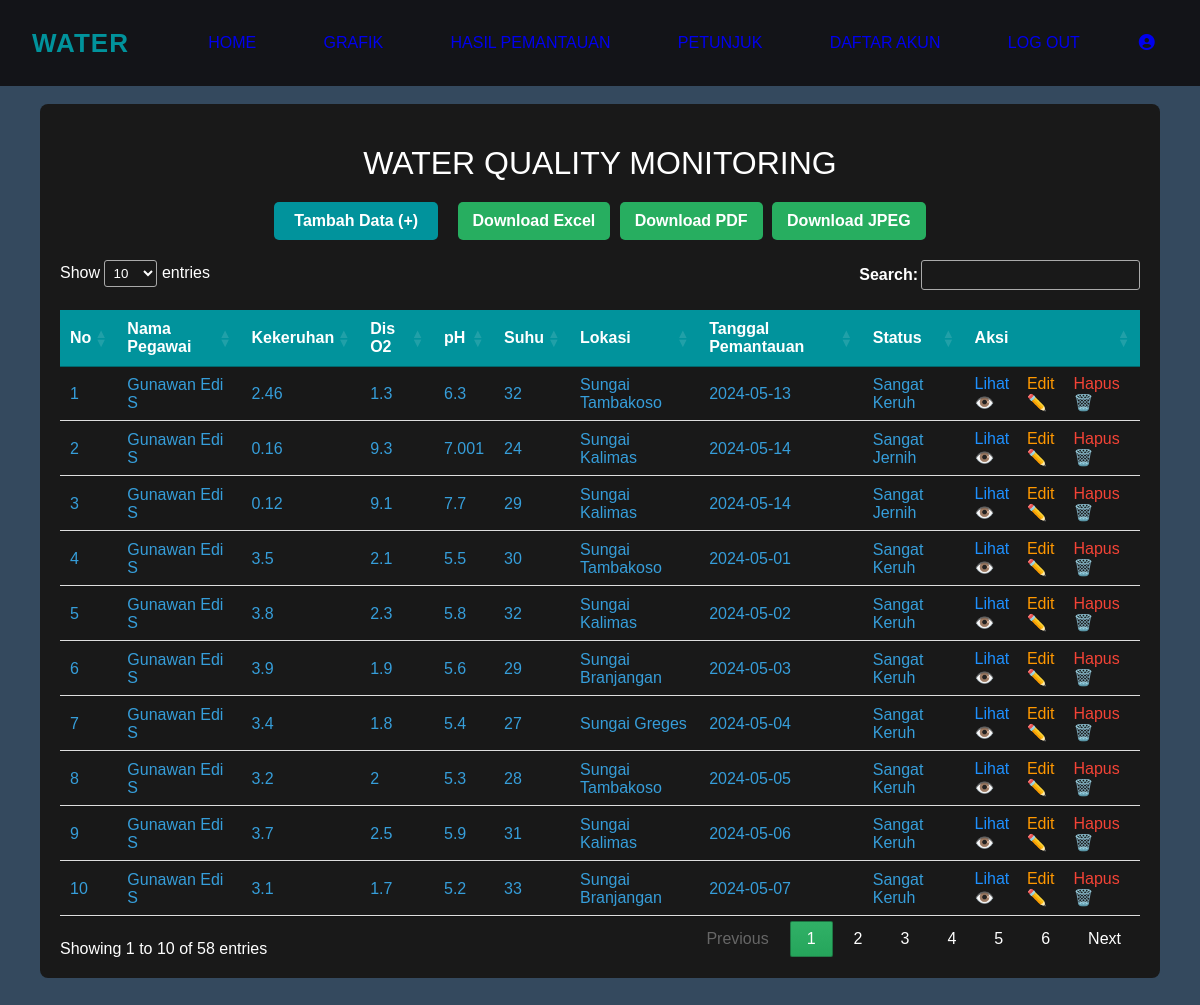
The page /pemantauan/hasil_pemantauan.php (signed in) on the database its author committed.
### tables this page shows
CREATE TABLE `pemantauan` (
  `id` int(11) NOT NULL,
  `pegawai_id` int(11) DEFAULT NULL,
  `kekeruhan` double DEFAULT NULL,
  `dis_o2` double DEFAULT NULL,
  `pH` double DEFAULT NULL,
  `suhu` double DEFAULT NULL,
  `lokasi_id` int(11) DEFAULT NULL,
  `tgl_pantau` date DEFAULT NULL,
  `status` varchar(255) DEFAULT NULL
);

CREATE TABLE `account` (
  `id` int(11) NOT NULL,
  `name` varchar(255) DEFAULT NULL,
  `username` varchar(255) DEFAULT NULL,
  `password` varchar(255) DEFAULT NULL,
  `role_id` int(11) DEFAULT NULL
);

CREATE TABLE `lokasi` (
  `id` int(11) NOT NULL,
  `lokasi` varchar(255) DEFAULT NULL
);

### pemantauan/hasil_pemantauan.php (the view, shortened to what this page needs)
<!DOCTYPE html>
<html lang="en" dir="ltr">
<head>
  <link rel="stylesheet" href="../css/style_pemantauan.css">
  <link rel="stylesheet" href="../css/style_navbar.css">
  <link rel="stylesheet" href="../css/style_modal.css">
  <link rel="stylesheet" href="https://cdnjs.cloudflare.com/ajax/libs/font-awesome/6.5.2/css/all.min.css">
  <link rel="stylesheet" href="https://cdn.datatables.net/1.11.5/css/jquery.dataTables.min.css">
</head>
<body>
<?php
  require_once "../koneksi.php";
  $role_id = $_SESSION['role_id'];
?>
<header>
    <nav>
        <div class="logo" style="display: flex;align-items: center;">
         <span style="color:#01939c; font-size:26px; font-weight:bold; letter-spacing: 1px;margin-left: 20px;">WATER</span>
        </div>
        <ul class="nav-links">
            <li><a href="../home.php">Home</a></li>
            <li><a href="../grafik/grafik.php">Grafik</a></li>
            <li><a href="hasil_pemantauan.php">Hasil Pemantauan</a></li>
            <li><a href="../petunjuk.php">Petunjuk</a></li>
            <?php if ($role_id == 1) {?>
                <li><a href="../akun/daftar_akun.php">Daftar Akun</a></li>
            <?php } ?>
            <li><a href="../akun/logout.php">Log Out</a></li>
            <li>
            <?php if ($role_id == 1) {?>
                <a href="../home.php">
            <?php } ?>
                    <div class="card">
                        <div class="icon">
                            <i class="fas fa-circle-user"></i>
                        </div>
                    </div>
                </a>
            </li>
        </ul>
    </nav>
</header>
<br><br><br>
<div class="table-container">
  <h1>Water Quality Monitoring</h1>
  <div class="buttons">
  <?php if ($role_id == 1 || $role_id == 2) {?>
    <button id="myBtn" class="bubble-button">Tambah Data (+)</button>
  <?php } ?>
    <div class="download-buttons">
      <button class="download-button" onclick="downloadExcel()">Download Excel</button>
      <button class="download-button" onclick="downloadPDF()">Download PDF</button>
      <button class="download-button" onclick="downloadJPEG()">Download JPEG</button>
    </div>
  </div>
  <table id="data-table" class="display">
    <thead>
    <tr>
        <th>No</th>
        <?php if ($role_id == 1 || $role_id == 2): ?>
          <th>Nama Pegawai</th>
        <?php endif; ?>
        <th>Kekeruhan</th>
        <th>Dis O2</th>
        <th>pH</th>
        <th>Suhu</th>
        <th>Lokasi</th>
        <th>Tanggal Pemantauan</th>
        <th>Status</th>
        <th>Aksi</th>
    </tr>
    </thead>
    <tbody>
    <?php
    $sql = "SELECT pemantauan.id, account.name AS nama_pegawai, pemantauan.kekeruhan, pemantauan.dis_o2, pemantauan.pH,
            pemantauan.suhu, lokasi.lokasi, pemantauan.tgl_pantau, pemantauan.status
            FROM pemantauan
            -- beda table agar dapat terpanggil karna id yg di butuhkan berada di beda tabble (berdasarkan db)
            INNER JOIN pegawai ON pemantauan.pegawai_id = pegawai.id
            INNER JOIN account ON pegawai.account_id = account.id
            INNER JOIN lokasi ON pemantauan.lokasi_id = lokasi.id";
    $result = mysqli_query($koneksi, $sql);
    $nomor = 1;
    if ($result) {
        while ($row = mysqli_fetch_assoc($result)) {
            echo "<tr>";
            echo "<td>" . $nomor . "</td>";
            if ($role_id == 1 || $role_id == 2) {
                echo "<td>" . $row['nama_pegawai'] . "</td>";
            }
            echo "<td>" . $row['kekeruhan'] . "</td>";
            echo "<td>" . $row['dis_o2'] . "</td>";
            echo "<td>" . $row['pH'] . "</td>";
            echo "<td>" . $row['suhu'] . "</td>";
            echo "<td>" . $row['lokasi'] . "</td>";
            echo "<td>" . $row['tgl_pantau'] . "</td>";
            echo "<td>" . $row['status'] . "</td>";
            echo "<td class='actions'>";
            if ($role_id == 1 || $role_id == 2) {
                echo "<a class='action-icon' href='read_pemantauan.php?id=" . $row['id'] . "'>Lihat 👁️</a> ";
                echo "<a class='action-icon edit-btn' href='#' data-id=" .$row['id']."'>Edit ✏️</a>";
                echo "<a class='action-icon delete-btn' href='#' data-id=" . $row['id'] . "'>Hapus 🗑️</a>";
            } if ($role_id == 3) {
                echo "<a class='action-icon' href='read_pemantauan.php?id=" . $row['id'] . "'>Lihat 👁️</a> ";
            }
            echo "</td>";
            echo "</tr>";
            $nomor++;
        }
    } else {
        echo "Error: " . $sql . "<br>" . mysqli_error($koneksi);
    }
    ?>
    </tbody>
  </table>
</div>
</body>
</html>

### css/style_pemantauan.css (style rules this page uses)
body { margin: 0; padding: 0; font-family: sans-serif; background: #34495e; }
.table-container { width: 90%; margin: 50px auto; background: #191919; padding: 20px; border-radius: 8px; color: white; text-align: center; }
.table-container h1 { color: white; text-transform: uppercase; font-weight: 500; margin-bottom: 20px; }
.bubble-button { padding: 10px 20px; font-size: 16px; font-weight: bold; color: white; background-color: #01939c; border: none; border-radius: 5px; cursor: pointer; transition: background-color 0.3s ease; margin-bottom: 20px; }
.download-buttons { display: inline-block; margin-left: 10px; }
.download-button { padding: 10px 15px; font-size: 16px; font-weight: bold; color: white; background-color: #27ae60; border: none; border-radius: 5px; cursor: pointer; transition: background-color 0.3s ease; margin-left: 5px; }
table { width: 100%; margin-top: 20px; border-collapse: collapse; text-align: left; font-size: 16px; }
th, td { padding: 12px; border-bottom: 1px solid #ddd; color: rgb(54, 158, 218); }
th { background-color: #01939c; color: white; }
.actions { display: flex; gap: 5px; }
.action-icon { text-decoration: none; color: #1e90ff; cursor: pointer; }
.action-icon.edit-btn { color: #ff9800; }
.action-icon.delete-btn { color: #f44336; }

### css/style_navbar.css (style rules this page uses)
nav { height: auto; background-color: #131418; display: flex; position: fixed; z-index: 1000; }
.logo { padding:1vh 1vw; text-align: center; }
.nav-links { display: flex; list-style: none; width: 88vw; padding: 0 0.7vw; justify-content: space-evenly; align-items: center; text-transform: uppercase; }
.nav-links li a { text-decoration: none; margin: 0 0.7vw; }
.nav-links li { position: relative; }

### rows shown on the page
pemantauan: account.name "Gunawan Edi S", kekeruhan "2.46", dis_o2 "1.3", pH "6.3", suhu "32", lokasi.lokasi "Sungai Tambakoso", tgl_pantau "2024-05-13", status "Sangat Keruh"
pemantauan: account.name "Gunawan Edi S", kekeruhan "0.16", dis_o2 "9.3", pH "7.001", suhu "24", lokasi.lokasi "Sungai Kalimas", tgl_pantau "2024-05-14", status "Sangat Jernih"
pemantauan: account.name "Gunawan Edi S", kekeruhan "0.12", dis_o2 "9.1", pH "7.7", suhu "29", lokasi.lokasi "Sungai Kalimas", tgl_pantau "2024-05-14", status "Sangat Jernih"
pemantauan: account.name "Gunawan Edi S", kekeruhan "3.5", dis_o2 "2.1", pH "5.5", suhu "30", lokasi.lokasi "Sungai Tambakoso", tgl_pantau "2024-05-01", status "Sangat Keruh"
pemantauan: account.name "Gunawan Edi S", kekeruhan "3.8", dis_o2 "2.3", pH "5.8", suhu "32", lokasi.lokasi "Sungai Kalimas", tgl_pantau "2024-05-02", status "Sangat Keruh"
pemantauan: account.name "Gunawan Edi S", kekeruhan "3.9", dis_o2 "1.9", pH "5.6", suhu "29", lokasi.lokasi "Sungai Branjangan", tgl_pantau "2024-05-03", status "Sangat Keruh"
pemantauan: account.name "Gunawan Edi S", kekeruhan "3.4", dis_o2 "1.8", pH "5.4", suhu "27", lokasi.lokasi "Sungai Greges", tgl_pantau "2024-05-04", status "Sangat Keruh"
pemantauan: account.name "Gunawan Edi S", kekeruhan "3.2", dis_o2 "2", pH "5.3", suhu "28", lokasi.lokasi "Sungai Tambakoso", tgl_pantau "2024-05-05", status "Sangat Keruh"
pemantauan: account.name "Gunawan Edi S", kekeruhan "3.7", dis_o2 "2.5", pH "5.9", suhu "31", lokasi.lokasi "Sungai Kalimas", tgl_pantau "2024-05-06", status "Sangat Keruh"
pemantauan: account.name "Gunawan Edi S", kekeruhan "3.1", dis_o2 "1.7", pH "5.2", suhu "33", lokasi.lokasi "Sungai Branjangan", tgl_pantau "2024-05-07", status "Sangat Keruh"
